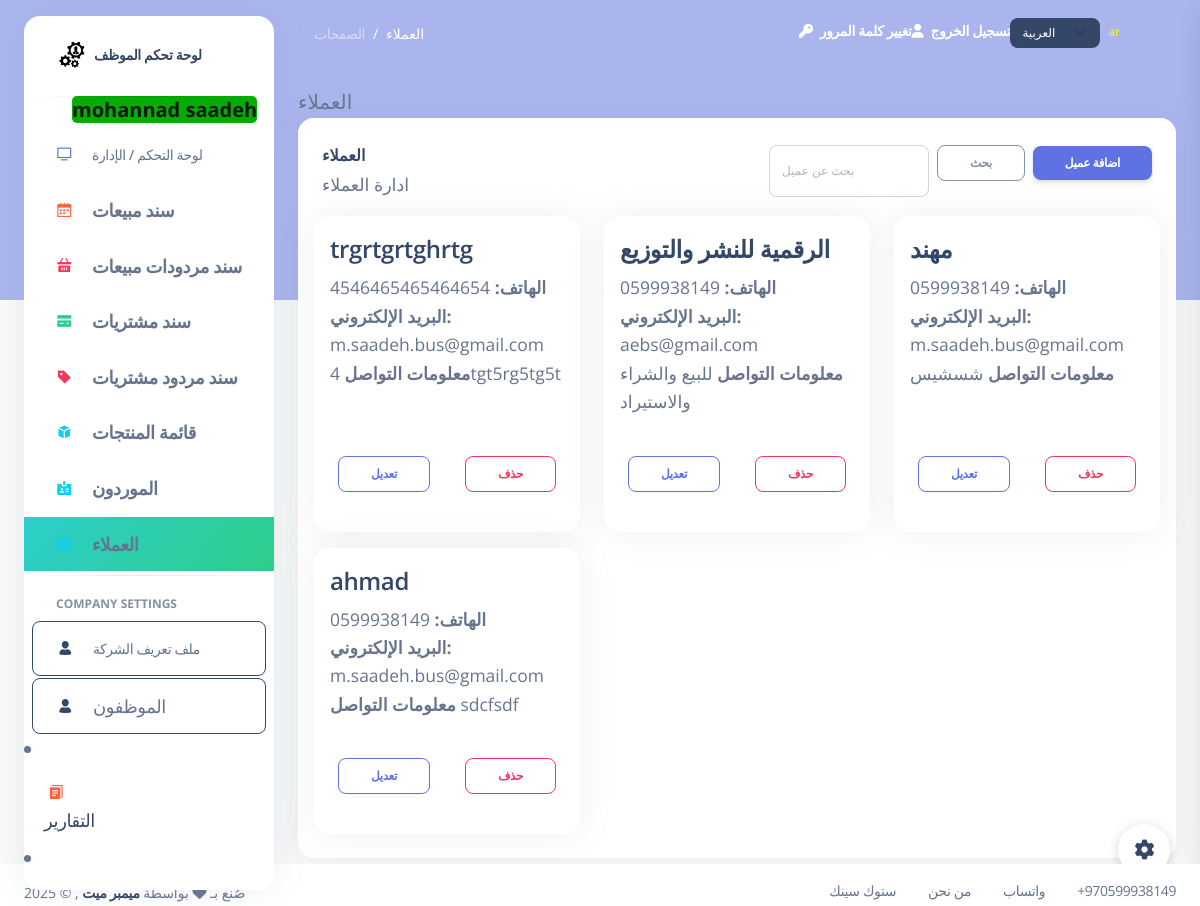
/customers (signed in), run on an earlier commit of the app's database.
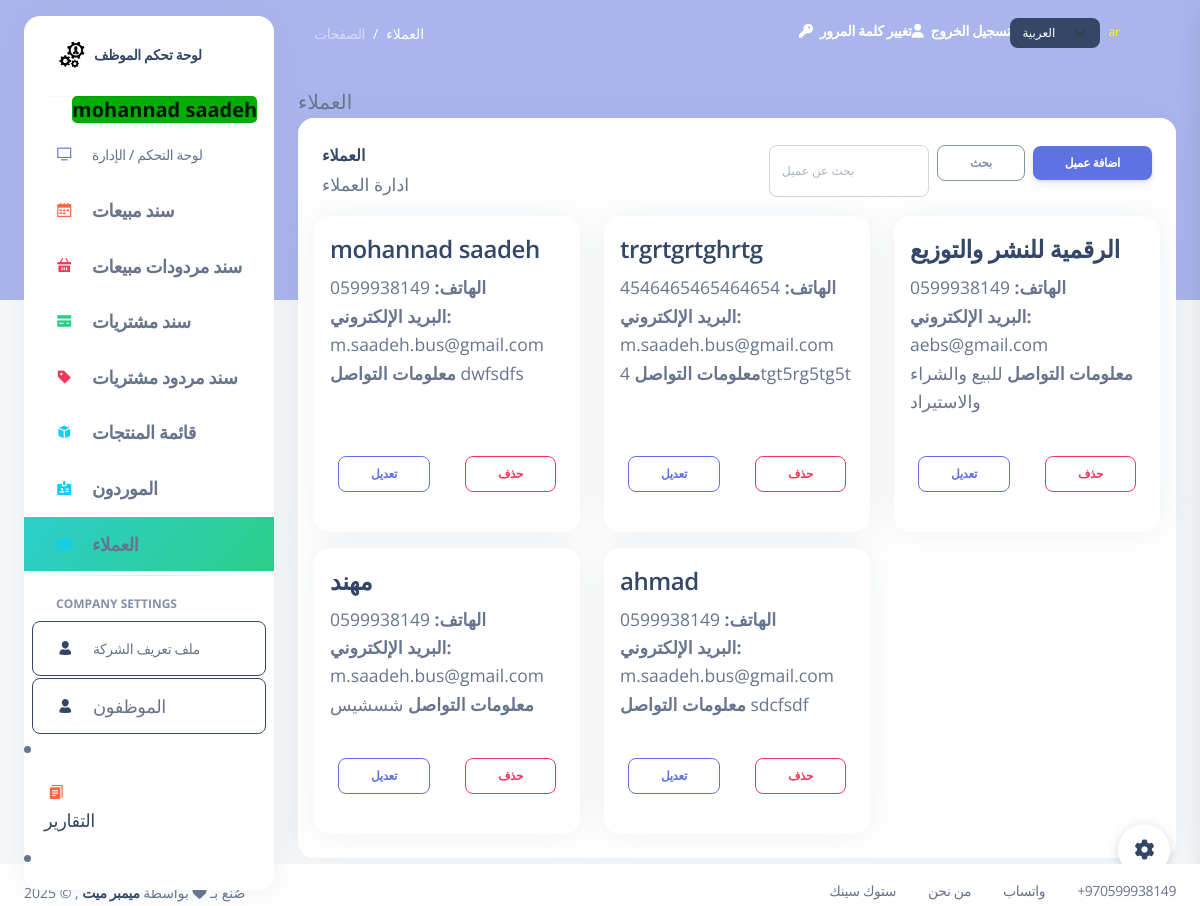
And on a later commit of the database.
### my_app/models.py (models this page shows, shortened)
class Customer(models.Model):
    name = models.CharField(max_length=255)
    phone = models.CharField(max_length=20, null=True)
    email = models.EmailField(max_length=255 , null=True)
    contact_info = models.TextField() # address, notes, etc.
    created_at = models.DateTimeField(auto_now_add=True)
    updated_at = models.DateTimeField(auto_now=True)

### my_app/views.py (the view, shortened to what this page needs)
# urls.py: path('customers', views.display_customers, name='customers_list'),
def display_customers(request):
    if 'employee_id' not in request.session:
        return redirect('/index')
    q = request.GET.get('q', '').strip()
    customers_qs = models.Customer.objects.all()
    customers_qs = customers_qs.order_by('-created_at')
    page_number = request.GET.get('page')
    paginator = Paginator(customers_qs, 12)
    customers_page = paginator.get_page(page_number)
    context = {
        'customers': customers_page,
        'employee': models.get_employee_by_id(request.session['employee_id']),
        'customers_paginator': paginator,
    }
    return render(request, 'customers.html', context)

### my_app/models.py (called while the page is built)
def get_employee_by_id(id):
    return Employee.objects.get(id=id)

### my_app/templates/customers.html (shortened to what this page needs)
{% extends 'layouts/base.html' %}
{% load i18n %}
{% block content %}
{% block page_name %}{% trans "Customers" %}{% endblock %}
<div class="row">
  <div class="col-12">
    <div class="card mb-4">
      <div class="card-header d-flex align-items-center justify-content-between pb-0">
        <div>
          <h6 class="mb-0">{% trans "Customers" %}</h6>
          <small class="text-muted">{% trans "Manage your customers" %}</small>
        </div>
        <div class="d-flex gap-2 align-items-center">
          <form method="get" action="" class="d-flex" role="search">
            <input name="q" class="form-control form-control-sm" type="search" placeholder="{% trans "Search customers" %}" aria-label="{% trans "Search" %}" value="{{ request.GET.q }}">
            <button class="btn btn-sm btn-outline-secondary ms-2" type="submit">{% trans "Search" %}</button>
          </form>
          <button class="btn btn-sm btn-primary" data-bs-toggle="modal" data-bs-target="#addCustomerModal">{% trans "Add Customer" %}</button>
        </div>
      </div>
      <div class="card-body px-3 pt-3 pb-2">
        <div class="row">
          {% if customers %}
            {% for c in customers %}
            <div class="col-md-4 col-sm-6 mb-3">
              <div class="card h-100">
                <div class="card-body">
                  <h4 class="card-title"><a href="/customers/{{ c.id }}/">{{ c.name }}</a></h4>
                  <p class="card-text small text-muted">
                    <strong>{% trans "Phone:" %}</strong> {{ c.phone }}<br />
                    <strong>{% trans "Email:" %}</strong> {{ c.email }}<br />
                    <strong>{% trans "Contact Info:" %}</strong> {{ c.contact_info|default:_('No contact info') }}
                  </p>
                </div>
                <div class="card-footer d-flex justify-content-between">
                  <a href="/customers/{{ c.id }}/edit" class="btn btn-sm btn-outline-primary">{% trans "Edit" %}</a>
                  <form method="post" action="/customers/{{ c.id }}/delete" onsubmit="return confirm('{% trans "Are you sure you want to delete this customer?" %}');">
                    <button type="submit" class="btn btn-sm btn-outline-danger">{% trans "Delete" %}</button>
                  </form>
                </div>
              </div>
            </div>
            {% endfor %}
          {% else %}
            <div class="col-12">
              <div class="alert alert-info">{% trans "No customers found." %}</div>
            </div>
          {% endif %}
        </div>
      </div>
    </div>
  </div>
</div>
{% endblock content %}

What changed in the data, as far as the page shows it:
added Customer: name "mohannad saadeh", phone "0599938149", email "m.saadeh.bus@gmail.com", contact_info "dwfsdfs"
